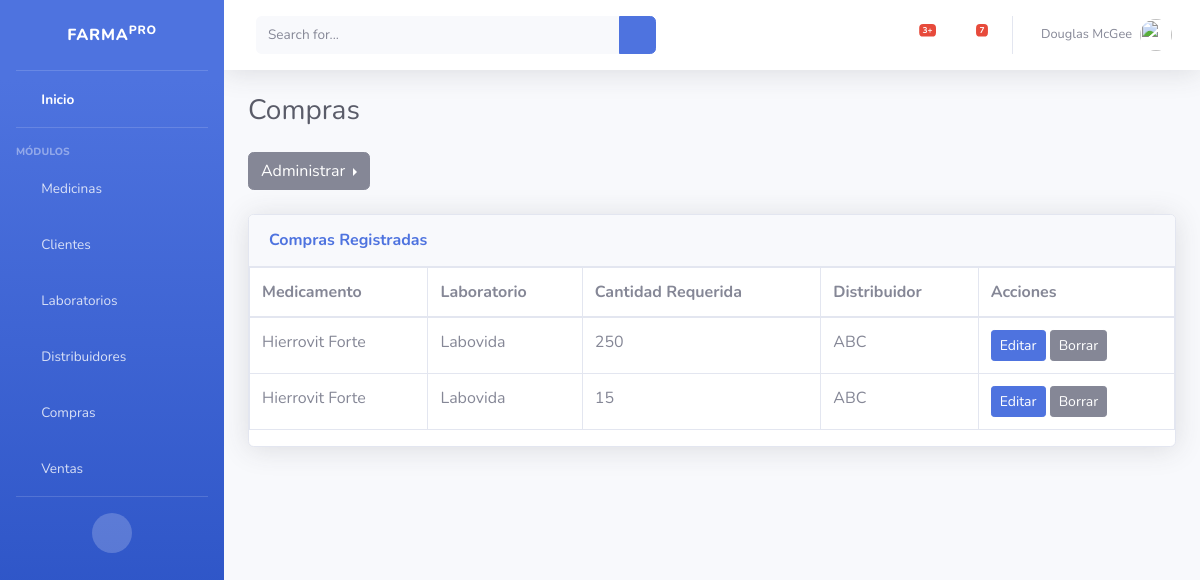
The app's page /compras/ with its own data.
### compras/models.py (models this page shows)
class Compra(models.Model):
    cantidad_compra = models.IntegerField (verbose_name="Cantidad")
    updated = models.DateTimeField(auto_now = True)
    created = models.DateTimeField(auto_now_add = True)
    nombre_medicamento = models.ForeignKey(Medicina, on_delete = models.CASCADE, verbose_name="Nombre Medicamento")
    nombre_laboratorio = models.ForeignKey(Laboratorio, on_delete = models.CASCADE, verbose_name="Nombre Laboratorio")
    nombre_distribuidor = models.ForeignKey(Distribuidor, on_delete = models.CASCADE, verbose_name="Nombre Distribuidor")

### medicamentos/models.py (models this page shows)
class Medicina (models.Model):
    nombre_comercial = models.CharField(max_length=100, verbose_name="Nombre", blank=False, null=False, unique=True)
    dci = models.CharField(max_length=100, verbose_name="DCI", blank=False, null=False, unique=True)
    forma_farmaceutica = models.CharField(max_length=50, verbose_name="Forma Farmacéutica", blank=False, null=False)
    laboratorio = models.ForeignKey(Laboratorio,on_delete=models.CASCADE, verbose_name="Laboratorio")
    cantidad_unidades = models.IntegerField(verbose_name="Cantidad", blank=False, null=False )
    precio = models.DecimalField(max_digits = 5, decimal_places = 2,verbose_name="Precio Unidad", blank=False, null=False)
    fecha_ingreso = models.DateTimeField(auto_now_add=True, verbose_name="Fecha de Ingreso")
    fecha_expiracion = models.DateField(verbose_name="Fecha de Expiración", blank=False, null=False)
    fecha_modificacion = models.DateTimeField(auto_now=True, verbose_name="Última Modificación")
    class Meta:
        verbose_name = "Medicina"
        verbose_name_plural = "Medicinas"
    def __str__(self):
        return self.nombre_comercial #+ " con fecha: " + str(self.created) - Se muestra en la vista de Admin solo el atributo especificado

### laboratorios/models.py (models this page shows)
class Laboratorio (models.Model):
    nombre_laboratorio = models.CharField(max_length=100, verbose_name="Laboratorio", blank=False, null=False, unique=True)
    direccion_laboratorio = models.TextField(max_length=200, verbose_name="Dirección", blank=False, null=False)
    telefono_laboratorio = models.BigIntegerField(verbose_name="Teléfono", blank=False, null=False )
    correo_laboratorio = models.EmailField( verbose_name="Correo", blank=False, null=False)
    registro_laboratorio = models.CharField(max_length=200, verbose_name="Registro", blank=False, null=False)
    autorizacion_laboratorio = models.CharField(max_length=200, verbose_name="Autorización", blank=False, null=False)
    class Meta:
        verbose_name ="Laboratorio"
        verbose_name_plural ="Laboratorios"
    def __str__(self):
        return self.nombre_laboratorio # Atributo que me muestra en la tabla del Admin

### distribuidores/models.py (models this page shows)
class Distribuidor(models.Model):
    nombre_distribuidor = models.CharField(max_length = 50, verbose_name="Nombre Destribuidor" , blank=False, null=False, unique=True)
    ruc_distribuidor = models.IntegerField(verbose_name="RUC", blank=False, null=False)
    direccion_distribuidor = models.CharField(max_length = 50,verbose_name="Dirección", blank=False, null=False)
    ciudad_distribuidor = models.CharField(max_length = 50,verbose_name="Ciudad", blank=False, null=False)
    telefono_distribuidor = models.IntegerField(verbose_name="Teléfono", blank=False, null=False)
    correo_distribuidor = models.CharField(max_length = 50,verbose_name="Correo", blank=False, null=False)
    created = models.DateTimeField(auto_now_add = True)
    updated = models.DateTimeField(auto_now = True)
    class Meta:
        verbose_name = "Distribuidor"
        verbose_name_plural = "Distribuidores"
    def __str__(self):
        return self.nombre_distribuidor #+ " con fecha: " + str(self.created) - Se muestra en la vista de Admin solo el atributo especificado

### compras/views.py (the view)
# urls.py: path("", CompraListView.as_view(), name="compras"),
class CompraListView(ListView):
    model = Compra

### compras/templates/compras/compra_list.html
{% extends 'core/base.html' %}
{% block cabecera %}
Compras
{% endblock %}
{% block pie %}
{% include 'compras/compra_menu.html'%}
<div class="card shadow mb-4">
  <div class="card-header py-3">
      <h6 class="m-0 font-weight-bold text-primary">Compras Registradas</h6>
  </div>
      <div class="table-responsive">
<table class="table table-bordered" id="dataTable" width="100%" cellspacing="0">
<thead>
    <tr>
        <th scope="col">Medicamento</th>
        <th scope="col">Laboratorio</th>
        <th scope="col">Cantidad Requerida</th>
        <th scope="col">Distribuidor</th>
      <th scope="col">Acciones</th>
    </tr>
  </thead>
    <tbody>
      {% for compra in object_list %}
    <tr>
        <td>{{compra.nombre_medicamento}}</td>
        <td>{{compra.nombre_laboratorio}}</td>
        <td>{{compra.cantidad_compra}}</td>
        <td>{{compra.nombre_distribuidor}}</td>
        <td>
          <a href="{% url 'compras:update' compra.id %}" class="btn btn-sm btn-primary">Editar</a>
          <a href="{% url 'compras:delete' compra.id %}" class="btn btn-secondary btn-sm">Borrar</a>
        </td>
    </tr>
    {% endfor %}
    </tbody>
</table>
{% endblock %}

### records on screen
Compra: nombre_medicamento "Hierrovit Forte", nombre_laboratorio "Labovida", cantidad_compra "250", nombre_distribuidor "ABC"
Compra: nombre_medicamento "Hierrovit Forte", nombre_laboratorio "Labovida", cantidad_compra "15", nombre_distribuidor "ABC"
